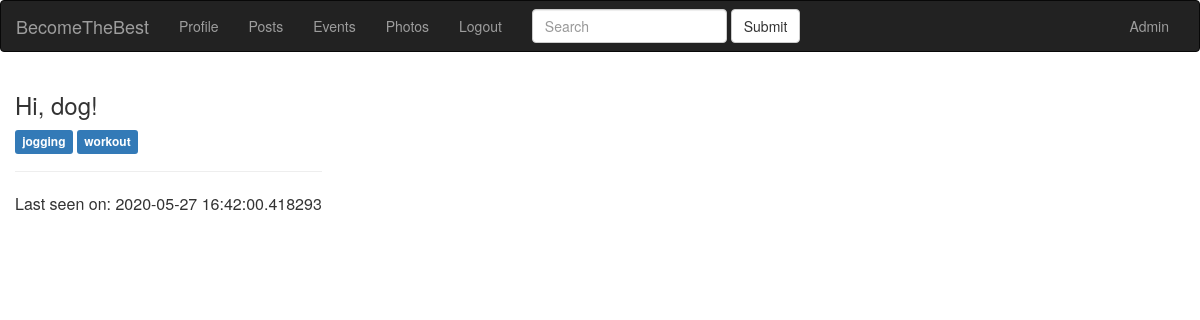
The page /index (signed in) on the database its author committed.
### app/models.py (models this page shows, shortened)
class User(UserMixin, db.Model):
    id = db.Column(db.Integer, primary_key=True)
    email = db.Column(db.String(120), index=True, unique=True)
    username = db.Column(db.String(64), index=True, unique=True)
    password_hash = db.Column(db.String(255))
    date = db.Column(db.DateTime, index=True, default=datetime.utcnow)
    timestamp = db.Column(db.String(128), default=int(time()))
    city = db.Column(db.String(128))
    about_me = db.Column(db.String(140))
    last_seen = db.Column(db.DateTime, default=datetime.utcnow)
    active = db.Column(db.Boolean)
    mentor = db.Column(db.Boolean, default=False)
    level = db.Column(db.Integer, default=0)
    tags = db.relationship(
        'Tag', secondary=user_tags, backref=db.backref('users_tags', lazy='dynamic'))
    roles = db.relationship(
        'Role', secondary=roles_users, backref=db.backref('users_roles', lazy='dynamic'))
    posts = db.relationship('Post', backref='author', lazy='dynamic')
    events = db.relationship('Event', backref='event_author', lazy='dynamic')
    photos = db.relationship('Photo', backref='photo_author', lazy='dynamic')
    followed = db.relationship(
        'User', secondary=followers,
        primaryjoin=(followers.c.follower_id == id),
        secondaryjoin=(followers.c.followed_id == id),
        backref=db.backref('followers', lazy='dynamic'), lazy='dynamic')
    def followed_posts(self):
        followed = Post.query.join(
            followers, (followers.c.followed_id == Post.user_id)).filter(
                followers.c.follower_id == self.id)
        own = Post.query.filter_by(user_id=self.id)
        return followed.union(own).order_by(Post.created.desc())

class Tag(db.Model):
    id = db.Column(db.Integer, primary_key=True)
    name = db.Column(db.String(100), unique=True)
    slug = db.Column(db.String(100))

### app/view.py (the view)
@app.route('/')
@app.route('/index')
@login_required
def index():
    user = User.query.filter_by(username=current_user.username).first_or_404()
    page = request.args.get('page', 1, type=int)
    posts = current_user.followed_posts().paginate(
    page, app.config['POSTS_PER_PAGE'], False)
    next_url = url_for('index', username=user.username, page=posts.next_num) \
        if posts.has_next else None
    prev_url = url_for('index', username=user.username, page=posts.prev_num) \
        if posts.has_prev else None
    return render_template('index.html', user=user, posts=posts.items,
                           next_url=next_url, prev_url=prev_url)

### app/models.py (called while the page is built)
@login.user_loader
def load_user(id):
    return User.query.get(int(id))

### app/view.py (called while the page is built)
@app.before_request
def before_request():
    if current_user.is_authenticated:
        current_user.last_seen = datetime.utcnow()
        db.session.commit()

### app/templates/index.html
{% extends 'base.html' %} {% block title %} Index page title {% endblock %} {% block content_title %}
<h3>Hi, {{ current_user.username }}!</h3>
{% endblock %} {% block content %} {% for tag in user.tags %}
<a href="{{ url_for('users.tag_detail', slug=tag.slug) }}">
    <span class="label label-primary">{{ tag.name }}</span></a>
{% endfor %}
<br>
<hr> {% if user.last_seen %} Last seen on: {{ user.last_seen }} {% endif %} {% endblock %}

### rows shown on the page
User: username "dog", last_seen "2020-05-27 16:42:00.418293"
Tag: name "jogging"
Tag: name "workout"
